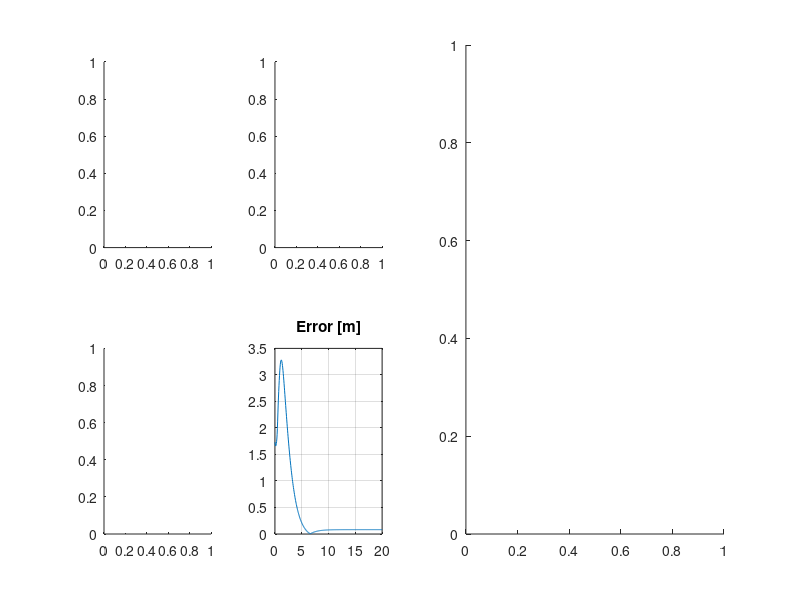

This figure's MATLAB source: (Note: this script raises an error after producing the figure.)
close all;

p = load("p_lin.mat").ans;
q = load("q_lin.mat").ans;
p_ref = load("p_ref_lin.mat").ans;

t = p(1,:);
p = p(2:end,:)';
q = q(2:end,:)';
p_ref = p_ref(2:end,:);
p1 = p(:,1);
p2 = p(:,2);    
p3 = p(:,3);

f1 = figure;
subplot(2,4,6);
plot(t, vecnorm(p' - p_ref));
grid on;
title('Error [m]');

ax = [subplot(2,4,1), subplot(2,4,2), subplot(2,4,5), subplot(1,2,2)];

% h = tiledlayout(2,2, Padding="compact", TileSpacing="compact");
% ax = [nexttile, nexttile, nexttile, nexttile];
% f2 = figure;
% ax(4) = gca;

animate(p, q, p_ref, p1, p2, p3, t, ax)